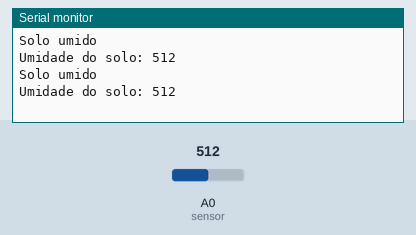
The sketch below on a simulated Arduino Uno, built with avr-gcc and run on an emulated ATmega328P. Shown: the last lines printed to the serial monitor. Inputs (shaded band) come from the test bench; at power-on: A0 (sensor) = 512.

Above: at 1.8 s.
1.9 s: A0 (sensor) set to 490
At 2.8 s:
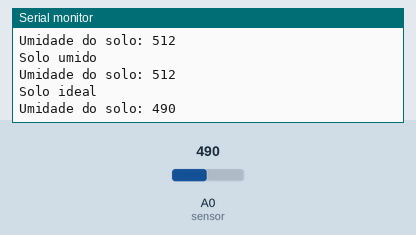
4.5 s: A0 (sensor) set to 290
At 5.8 s:
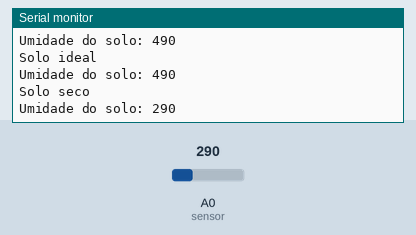
Timing chart, 0 to 7.5 s (numbered marks = the images above; inputs shaded):
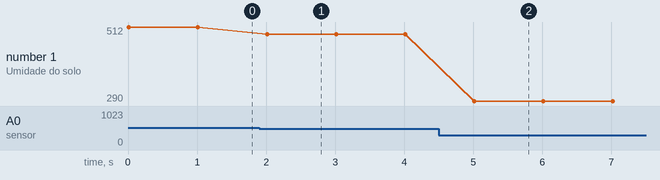

The sketch:

sensor_umidade.ino
```cpp
// Biblioteca para a conexao serial do sensor
#include <SoftwareSerial.h>

int sensor = A0;

void setup() {
  pinMode(sensor, INPUT);
  Serial.begin(9600);
}

void loop() {
  int umidade = analogRead(sensor);

  // Classificação do estado do solo
  if (umidade <= 300) {
    Serial.println("Solo seco");
  } else if (umidade > 300 && umidade <= 500) {
    Serial.println("Solo ideal");
  } else if (umidade > 500) {
    Serial.println("Solo umido");
  }

  // Exibir valor da umidade do solo
  Serial.print("Umidade do solo: ");
  Serial.println(umidade);

  delay(1000); // Pequeno delay para evitar leitura excessivamente rápida
}
```

Measured:
- after the input at 1.9 s, the serial monitor: prints a new line after 0.10 s (image 1)
- after the input at 4.5 s, the serial monitor: prints a new line after 0.50 s (image 2)
- plotted number 1: 512 → 490 after the input at 1.9 s, 490 → 290 after the input at 4.5 s
